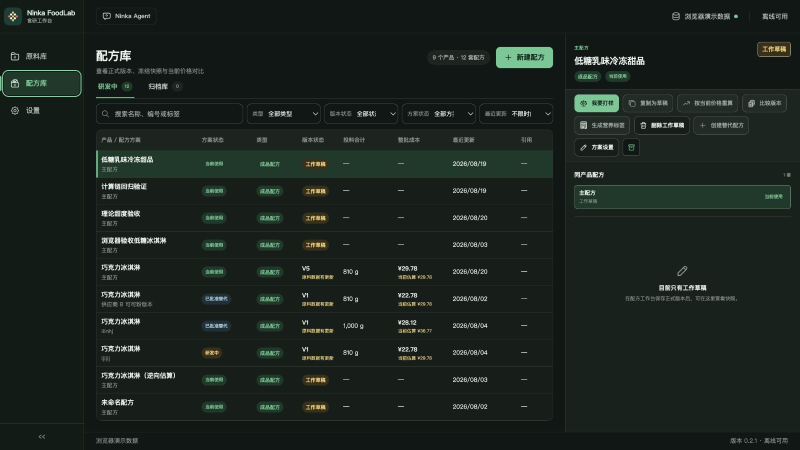
#> input picture artifacts/ui-audit/2026-08-29/02-recipe-library.png, 1600 x 900 px, given in place of ., which was not available (shown at 1/2 size)
$ python -i analyze-reference-frames.py   (imports and definitions only)
#> lines starting #> are read from the running program, lines starting #| are printed output that depends on the picture; pictures that were not available may be replaced by others from this repository, and a replacement may not be noted
#!/usr/bin/env python3
"""Build contact sheets and candidate scene cuts from extracted video frames."""

from __future__ import annotations

import argparse
import csv
import json
import math
from pathlib import Path

import numpy as np
from PIL import Image, ImageDraw, ImageFont


# [10 lines left out: function parse_args, not called in this run]


def frame_paths(directory: Path) -> list[Path]:
    return sorted(directory.glob("frame-*.jpg"))


def load_rgb(path: Path) -> np.ndarray:
#> called with path = '.'
    with Image.open(path) as image:
#> image is the input picture: PIL image 1600x900 RGB; mean R, G, B 27.4, 35.9, 30.9
        return np.asarray(image.convert("RGB"), dtype=np.float32) / 255.0


# [20 lines left out: functions format_time, get_font, not called in this run]


def compute_scores(paths: list[Path]) -> list[dict[str, float | int]]:
    if len(paths) < 2:
        return []

    previous = load_rgb(paths[0])
    rows: list[dict[str, float | int]] = []
    bins = np.linspace(0.0, 1.0, 33)

    for index, path in enumerate(paths[1:], start=1):
        current = load_rgb(path)
        absolute = np.abs(current - previous)
#> absolute: shape (900, 1600, 3) float32; every value is 0
        mean_absolute = float(absolute.mean())
#> mean_absolute = 0
        changed_pixels = float((absolute.max(axis=2) > 0.18).mean())
#> changed_pixels = 0

        prev_luma = (
            previous[..., 0] * 0.2126
            + previous[..., 1] * 0.7152
            + previous[..., 2] * 0.0722
        )
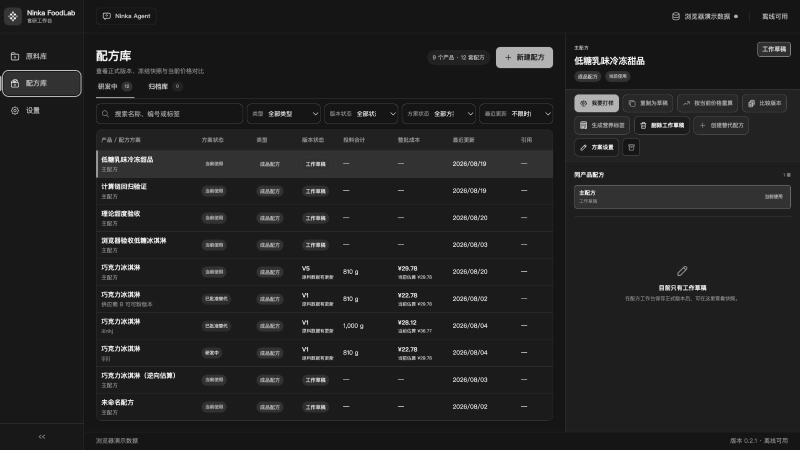
#> prev_luma: shape (900, 1600) float32 (shown at 1/2 size); min 0.00561, max 0.997, mean 0.132
        current_luma = (
            current[..., 0] * 0.2126
            + current[..., 1] * 0.7152
            + current[..., 2] * 0.0722
        )
        prev_hist, _ = np.histogram(prev_luma, bins=bins, density=True)
#> prev_hist = 32 values, max 16.68 at index 3, min 0.0123 at index 0, mean 1
        current_hist, _ = np.histogram(current_luma, bins=bins, density=True)
#> current_hist has the same summary as prev_hist
        hist_distance = float(np.abs(prev_hist - current_hist).sum() / 64.0)
#> hist_distance = 0

        score = mean_absolute * 0.55 + changed_pixels * 0.30 + hist_distance * 0.15
#> score = 0
        rows.append(
            {
                "frame": index,
                "time_seconds": index / 24.0,
                "mean_absolute": mean_absolute,
                "changed_pixels": changed_pixels,
                "hist_distance": hist_distance,
                "score": score,
            }
        )
        previous = current
#> pass 2 of the loop in compute_scores, `for index, path in enumerate(paths[1:], start=1):`:
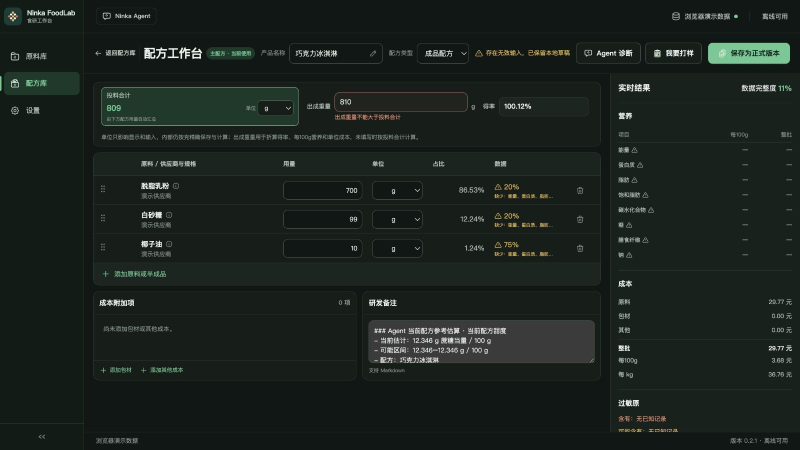
#> input picture artifacts/ui-audit/2026-08-29/04-recipe-workbench.png, 1600 x 900 px, given in place of , which was not available (shown at 1/2 size)
#> in load_rgb, image is the input picture: PIL image 1600x900 RGB; mean R, G, B 27.1, 34.7, 30.3
#> in compute_scores, `absolute = np.abs(current - previous)`:
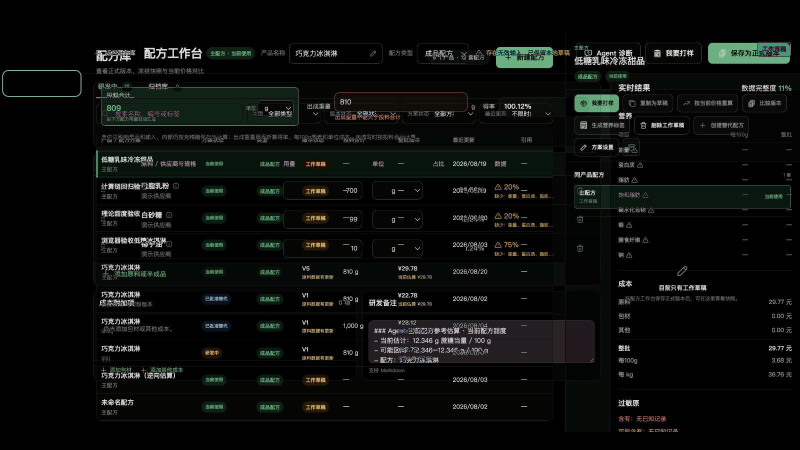
#> absolute: shape (900, 1600, 3) float32 (shown at 1/2 size); mean of channels 0, 1, 2 0.0472, 0.054, 0.0475; drawn as R, G, B
#> mean_absolute = 0.0496
#> changed_pixels = 0.0676
#> current_hist = 32 values, max 16.4 at index 3, min 0.0101 at index 0, mean 1
#> hist_distance = 0.0552
#> score = 0.0558

    return rows


# [184 lines left out: functions select_candidates, write_scores, annotate_candidate, build_contact_sheets, main, not called in this run]


# [2 lines not run here, left out]

#> (the run stopped early here; a loop or call above may not have finished)
